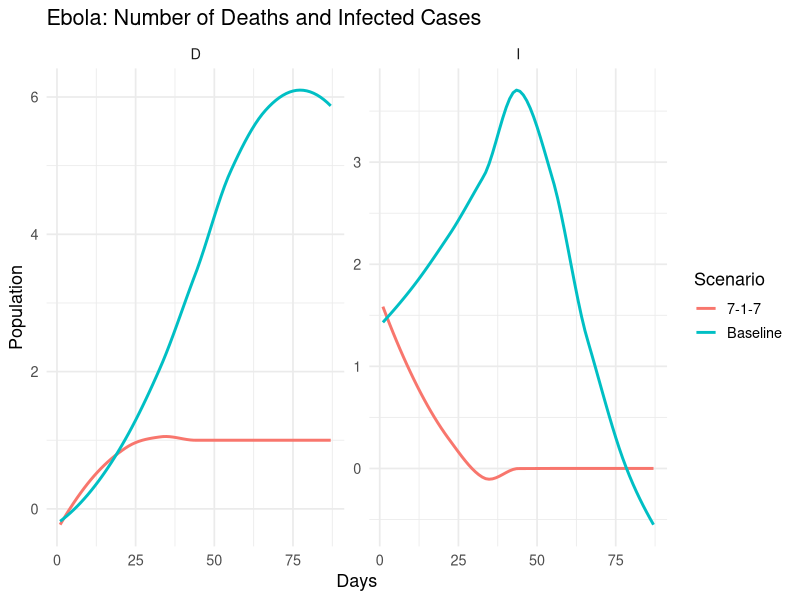
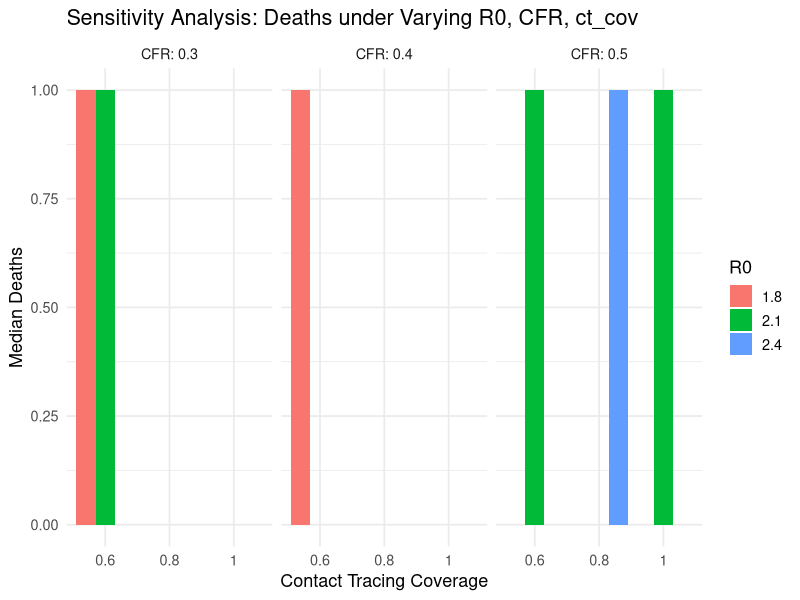
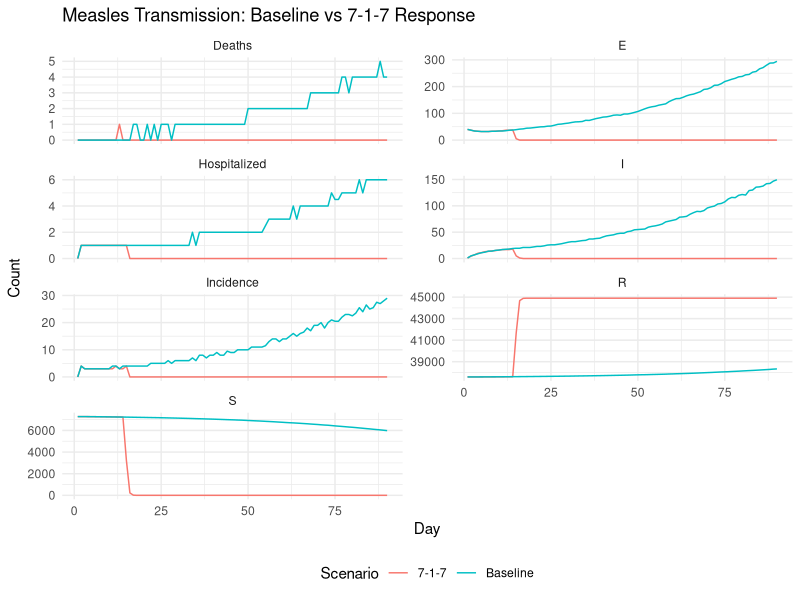

Here is the R script that generated these plots, in order: (Note: this script raises an error after producing the figures.)

## EBOLA MODEL – REVISED VERSION (4th July 2025)

library(ggplot2)
library(dplyr)
library(tidyr)
library(purrr)

### MODEL PARAMETERS ###
N <- 1e6                    #
initial_exp <- 3
index_case <- 1
days <- 87
n_sims <- 100

latent_period <- 10
infectious_period <- 12
R0 <- 2.1                   
hosp_rate <- 0.6
CFR_base <- 0.4

beta_base <- R0 / infectious_period
gamma <- 1 / infectious_period
sigma <- 1 / latent_period

cost_ETU_per_case <- 284.50
cost_trace_per_case <- 42.15

### PARAMETER CHECK ###
stopifnot(
  latent_period > 0,
  infectious_period > 0,
  R0 > 0,
  hosp_rate <= 1,
  CFR_base <= 1
)

### SIMULATION FUNCTION ###
simulate_ebola <- function(detect, notify, respond, ct_cov, sim_id) {
  S <- E <- I <- R <- D <- numeric(days)
  Inc <- Hosp <- Deaths <- numeric(days)
  traced_total <- 0
  
  # Initial states
  S[1] <- N - initial_exp - index_case
  E[1] <- initial_exp
  I[1] <- index_case
  
  for (t in 2:days) {
    t_notify <- detect + notify
    t_response <- t_notify + respond
    
    lambda <- beta_base * I[t - 1] / N
    
    # Transmission
    new_exp <- rbinom(1, S[t - 1], 1 - exp(-lambda))
    new_inf <- rbinom(1, E[t - 1], 1 - exp(-sigma))
    
    # Recoveries and deaths
    new_dea <- rbinom(1, I[t - 1], CFR_base * gamma)
    new_rec <- rbinom(1, I[t - 1] - new_dea, gamma)
    
    # Contact tracing
    traced_E <- if (t >= t_response) rbinom(1, E[t - 1], ct_cov) else 0
    traced_I <- if (t >= t_response) rbinom(1, I[t - 1], ct_cov) else 0
    traced_total <- traced_total + traced_E + traced_I
    
    # Compartment updates
    S[t] <- max(0, S[t - 1] - new_exp)
    E[t] <- max(0, E[t - 1] + new_exp - new_inf - traced_E)
    I[t] <- max(0, I[t - 1] + new_inf - new_dea - new_rec - traced_I)
    R[t] <- R[t - 1] + new_rec
    D[t] <- D[t - 1] + new_dea
    
    # Output metrics
    Inc[t] <- new_inf
    Hosp[t] <- round(new_inf * hosp_rate)
    Deaths[t] <- new_dea
  }
  
  tibble(
    time = 1:days, S, E, I, R, D,
    Incidence = Inc, Hospitalized = Hosp, Deaths,
    traced = traced_total, sim = sim_id
  )
}

### RUN SCENARIOS ###
baseline_data <- map_df(1:n_sims, ~ simulate_ebola(46, 1, 9, 0.2, .x))
interv_data   <- map_df(1:n_sims, ~ simulate_ebola(7, 1, 7, 0.8, .x))

baseline_data$Scenario <- "Baseline"
interv_data$Scenario <- "7-1-7"
combined <- bind_rows(baseline_data, interv_data)

### VISUALIZATION ###
summary_data <- combined %>%
  pivot_longer(c(I,D), names_to = "Compartment", values_to = "Count") %>%
  group_by(time, Scenario, Compartment) %>%
  summarise(
    median = median(Count),
    .groups = "drop"
  )

ggplot(summary_data, aes(time, median, color = Scenario, fill = Scenario)) +
  geom_smooth(se = FALSE, linewidth = 1, method = "loess") +
  facet_wrap(~Compartment, scales = "free_y") +
  labs(
    title = "Ebola: Number of Deaths and Infected Cases",
    x = "Days", y = "Population") +
  theme_minimal(base_size = 13)


### RESULTS SUMMARY ###
calc_summary <- function(df) {
  df %>%
    group_by(sim) %>%
    summarise(
      cumulative_cases = sum(Incidence),
      cumulative_deaths = sum(Deaths),
      hosp = sum(Hospitalized),
      traced = first(traced),
      .groups = "drop"
    ) %>%
    summarise(
      cases_median = median(cumulative_cases),
      deaths_median = median(cumulative_deaths),
      hosp_median = median(hosp),
      cost_trace = median(traced * cost_trace_per_case),
      cost_hosp = median(hosp * cost_ETU_per_case),
      total_cost = cost_trace + cost_hosp
    )
}

sum_base <- calc_summary(baseline_data)
sum_int <- calc_summary(interv_data)

results <- tibble(
  Metric = c("Cases (median)", "Deaths (median)", "Hospitalizations", "Total Cost (USD)"),
  Baseline = c(
    format(round(sum_base$cases_median), big.mark = ","),
    format(round(sum_base$deaths_median), big.mark = ","),
    format(round(sum_base$hosp_median), big.mark = ","),
    paste0("$", format(round(sum_base$total_cost), big.mark = ","))
  ),
  `7-1-7` = c(
    format(round(sum_int$cases_median), big.mark = ","),
    format(round(sum_int$deaths_median), big.mark = ","),
    format(round(sum_int$hosp_median), big.mark = ","),
    paste0("$", format(round(sum_int$total_cost), big.mark = ","))
  ),
  Averted = c(
    format(round(sum_base$cases_median - sum_int$cases_median), big.mark = ","),
    format(round(sum_base$deaths_median - sum_int$deaths_median), big.mark = ","),
    format(round(sum_base$hosp_median - sum_int$hosp_median), big.mark = ","),
    paste0("$", format(round(sum_base$total_cost - sum_int$total_cost), big.mark = ","))
  )
)

print(results)

### DALYs ###
life_expectancy <- 63
avg_age_death_baseline <- 35
avg_age_death_717 <- 35

disability_weight <- 0.133
duration_disability <- 180 / 365

# Deaths
YLL_per_death_baseline <- (life_expectancy - avg_age_death_baseline)
YLL_per_death_717 <- (life_expectancy - avg_age_death_717)

# YLD
YLD_per_case_baseline <- disability_weight * duration_disability
YLD_per_case_717 <- disability_weight * duration_disability

# DALYs
deaths_baseline <- sum_base$deaths_median
cases_baseline <- sum_base$cases_median

deaths_717 <- sum_int$deaths_median
cases_717 <- sum_int$cases_median

DALY_base <- (deaths_baseline * YLL_per_death_baseline) + (cases_baseline * YLD_per_case_baseline)
DALY_717 <- (deaths_717 * YLL_per_death_717) + (cases_717 * YLD_per_case_717)
dalys_averted <- DALY_base - DALY_717

# ICER
cost_diff <- sum_int$total_cost - sum_base$total_cost
cost_per_death_averted <- cost_diff / (deaths_baseline - deaths_717)
ICER <- cost_diff / dalys_averted

# Output
cat("DALYs averted:", round(dalys_averted, 2), "\n")
cat("Cost per death averted (USD):", round(cost_per_death_averted, 2), "\n")
cat("ICER (USD per DALY averted):", round(ICER, 2), "\n")

##### Sensitivity Analysis

run_sensitivity_analysis <- function(
    R0_vals = c(1.8, 2.1, 2.4),
    CFR_vals = c(0.3, 0.4, 0.5),
    ct_cov_vals = c(0.6, 0.8, 1.0),
    sims = 50) {
  results <- expand.grid(R0 = R0_vals, CFR = CFR_vals, ct_cov = ct_cov_vals)
  
  sensitivity_output <- purrr::pmap_dfr(results, function(R0, CFR, ct_cov) {
    beta_test <- R0 / infectious_period
    CFR_test <- CFR
    ct_test <- ct_cov
    
    sim_data <- map_df(1:sims, function(id) {
      simulate_ebola(
        detect = 10, notify = 1, respond = 1,
        ct_cov = ct_test,
        sim_id = id
      ) %>%
        mutate(R0 = R0, CFR = CFR_test, ct_cov = ct_test)
    })
    
    summary <- sim_data %>%
      group_by(sim) %>%
      summarise(
        cases = sum(Incidence),
        deaths = sum(Deaths),
        hosp = sum(Hospitalized),
        traced = first(traced),
        .groups = "drop"
      ) %>%
      summarise(
        median_cases = median(cases),
        median_deaths = median(deaths),
        total_cost = median(traced * cost_trace_per_case + hosp * cost_ETU_per_case)
      )
    
    # DALY estimation for this run
    YLL <- summary$median_deaths * (life_expectancy - avg_age_death_717)
    YLD <- summary$median_cases * disability_weight * duration_disability
    DALYs <- YLL + YLD
    
    tibble(
      R0 = R0,
      CFR = CFR_test,
      ct_cov = ct_test,
      Cases = round(summary$median_cases),
      Deaths = round(summary$median_deaths),
      Total_Cost_USD = round(summary$total_cost),
      DALYs = round(DALYs),
      Cost_per_DALY = round(summary$total_cost / DALYs, 2)
    )
  })
  
  return(sensitivity_output)
}

# Run the sensitivity analysis
sensitivity_results <- run_sensitivity_analysis()

# Print summary
print(sensitivity_results)

# Plot
ggplot(sensitivity_results, aes(x = factor(ct_cov), y = Deaths, fill = factor(R0))) +
  geom_bar(stat = "identity", position = "dodge") +
  facet_wrap(~CFR, labeller = label_both) +
  labs(
    title = "Sensitivity Analysis: Deaths under Varying R0, CFR, ct_cov",
    x = "Contact Tracing Coverage", y = "Median Deaths",
    fill = "R0"
  ) +
  theme_minimal(base_size = 13)

# MEASLES TRANSMISSION MODEL - NAMISINDWA DISTRICT (4th July 2025)

library(tidyverse)
library(ggplot2)

### MODEL PARAMETERS ###

# Demographic parameters
N <- 44905  # Total population (rounded from 44904.9)
routine_cov <- 0.90  # Routine vaccination coverage for MR1
routine_eff <- 0.93  # Routine vaccine efficacy

# Initial conditions
initial_inf <- 1     # Initial infectious cases
initial_exp <- 40   # Initial exposed individuals

# Simulation settings
days <- 90          # 3 months
n_sims <- 100        # Number of stochastic simulations

# Disease parameters
latent_period <- 10  # Average latent period (days)
infectious_period <- 7  # Average infectious period (days)
R0 <- 12            # Basic reproduction number
hosp_rate <- 0.222   # Hospitalization rate (22.2%)
CFR_base <- 0.037    # Case fatality rate (3.7%)

# Derived parameters
beta_base <- R0 / infectious_period
gamma <- 1 / infectious_period
sigma <- 1 / latent_period

# Economic parameters
cost_vacc_per_person <- 10     # Cost per vaccination (USD)
cost_hosp_per_case <- 90.41    # Cost per hospitalization (USD)
cost_vitA <- 23                # Cost per vitamin A supplementation (USD)
cost_trace_per_case <- 15      # Cost per contact tracing case (USD)

### SIMULATION FUNCTION ###
simulate_measles <- function(detect, notify, respond,
                             reactive_cov, reactive_eff,
                             ct_cov, edu_red, nut_red,
                             sim_id) {
  
  # Initialize compartments and outputs
  S <- E <- I <- R <- numeric(days)
  Inc <- Hosp <- Deaths <- numeric(days)
  vaccinated_total <- traced_total <- cumulative_deaths <- 0
  
  # Initial conditions
  R0_init <- round(N * routine_cov * routine_eff)
  S[1] <- N - R0_init - initial_inf - initial_exp
  E[1] <- initial_exp
  I[1] <- initial_inf
  R[1] <- R0_init
  
  # Campaign parameters
  camp_dur <- 10 # Duration of vaccination campaign (days)
  camp_rate <- (N * reactive_cov) / camp_dur  # Daily vaccination rate
  
  # Main simulation loop
  for (t in 2:days) {
    # Calculate intervention timing
    t_notify <- detect + notify
    t_response <- t_notify + respond
    
    ### REACTIVE VACCINATION ###
    vacc_today <- if (t >= t_response && t < t_response + camp_dur)
      min(S[t-1], camp_rate) else 0
    vacc_effect <- round(vacc_today * reactive_eff)
    vaccinated_total <- vaccinated_total + vacc_effect
    
    ### INTERVENTION EFFECTS ###
    # Reduced transmission from education
    beta_t <- if (t >= t_response) beta_base * (1 - edu_red) else beta_base
    
    # Reduced CFR from nutrition (vitamin A)
    cfr_t <- if (t >= t_response) CFR_base * (1 - nut_red) else CFR_base
    
    ### DISEASE DYNAMICS ###
    # Force of infection
    lambda <- beta_t * I[t-1] / N
    
    # State transitions
    new_exp <- rbinom(1, max(0, S[t-1] - vacc_effect), 1 - exp(-lambda))
    new_inf <- rbinom(1, max(0, E[t-1]), sigma)
    new_rec <- rbinom(1, max(0, I[t-1]), gamma)
    
    ### CONTACT TRACING ###
    traced_E <- if (t >= t_response) rbinom(1, E[t-1], ct_cov) else 0
    traced_I <- if (t >= t_response) rbinom(1, I[t-1], ct_cov) else 0
    traced_total <- traced_total + traced_E + traced_I
    
    ### MORTALITY ###
    new_dea <- rbinom(1, max(0, I[t-1] - traced_I - new_rec), cfr_t)
    cumulative_deaths <- cumulative_deaths + new_dea
    
    ### COMPARTMENT UPDATES ###
    S[t] <- max(0, S[t-1] - new_exp - vacc_effect)
    E[t] <- max(0, E[t-1] + new_exp - new_inf - traced_E)
    I[t] <- max(0, I[t-1] + new_inf - new_rec - new_dea - traced_I)
    R[t] <- R[t-1] + new_rec + vacc_effect + traced_E + traced_I
    
    ### OUTPUT METRICS ###
    Inc[t] <- new_inf
    Hosp[t] <- round(new_inf * hosp_rate)
    Deaths[t] <- new_dea
  }
  
  # Return results as tibble
  tibble(time = 1:days, S, E, I, R,
         Incidence = Inc, Hospitalized = Hosp, Deaths,
         traced = traced_total,
         vaccinated = vaccinated_total,
         sim = sim_id)
}

### RUN SCENARIOS ###

# Baseline scenario (no interventions)
baseline_data <- map_df(1:n_sims, ~ simulate_measles(
  detect = 5, notify = 24, respond = 11,
  reactive_cov = 0, reactive_eff = 0,
  ct_cov = 0, edu_red = 0, nut_red = 0,
  sim_id = .x))

# 7-1-7 intervention scenario
interv_data <- map_df(1:n_sims, ~ simulate_measles(
  detect = 7, notify = 1, respond = 7,
  reactive_cov = 0.96, reactive_eff = 0.93,
  ct_cov = 0.8, edu_red = 0.3, nut_red = 0.5,
  sim_id = .x))

# Label scenarios
baseline_data$Scenario <- "Baseline"
interv_data$Scenario <- "7-1-7"
combined <- bind_rows(baseline_data, interv_data)

### VISUALIZATION ###

# Prepare summary data for plotting
summary_data <- combined %>%
  pivot_longer(cols = S:Deaths, names_to = "Compartment", values_to = "Count") %>%
  group_by(time, Scenario, Compartment) %>%
  summarise(
    median = median(Count),
    .groups = "drop"
  )

# Create comparison plot
ggplot(summary_data, aes(time, median, color = Scenario, fill = Scenario)) +
  geom_line() +
  facet_wrap(~Compartment, scales = "free_y", ncol = 2) +
  labs(title = "Measles Transmission: Baseline vs 7-1-7 Response",
       x = "Day", y = "Count") +
  theme_minimal() +
  theme(legend.position = "bottom")

### RESULTS SUMMARY ###

calc_summary <- function(df) {
  df %>%
    group_by(sim) %>%
    summarise(
      cases = unique(Incidence, na.rm = TRUE),
      deaths = unique(Deaths, na.rm = TRUE),
      hosp = unique(Hospitalized, na.rm = TRUE),
      traced = max(traced, na.rm = TRUE),
      vaccinated = max(vaccinated, na.rm = TRUE),
      .groups = "drop"
    ) %>%
    summarise(
      cases_median = median(cases),
      deaths_median = median(deaths),
      hosp_median = median(hosp),
      cost_trace = median(traced * cost_trace_per_case),
      cost_vacc = median(vaccinated * cost_vacc_per_person),
      cost_hosp = median(hosp * cost_hosp_per_case),
      cost_vitA = median(cases * cost_vitA * 0.5), # 50% coverage
      .groups = "drop"
    ) %>%
    mutate(total_cost = cost_trace + cost_vacc + cost_hosp + cost_vitA)
}

# Calculate scenario summaries
sum_base <- calc_summary(baseline_data)
sum_int <- calc_summary(interv_data)

# Create results table
results <- tibble(
  Metric = c("Cases (median)", "Deaths (median)", "Hospitalizations", "Total Cost (USD)"),
  Baseline = c(
    format(sum_base$cases_median, big.mark = ","),
    format(sum_base$deaths_median, big.mark = ","),
    format(sum_base$hosp_median, big.mark = ","),
    paste0("$", format(round(sum_base$total_cost), big.mark = ","))
  ),
  `7-1-7` = c(
    format(sum_int$cases_median, big.mark = ","),
    format(sum_int$deaths_median, big.mark = ","),
    format(sum_int$hosp_median, big.mark = ","),
    paste0("$", format(round(sum_int$total_cost), big.mark = ","))
  ),
  Averted = c(
    format(sum_base$cases_median - sum_int$cases_median, big.mark = ","),
    format(sum_base$deaths_median - sum_int$deaths_median, big.mark = ","),
    format(sum_base$hosp_median - sum_int$hosp_median, big.mark = ","),
    paste0("$", format(round(sum_base$total_cost - sum_int$total_cost), big.mark = ","))
  )
)

# Print formatted results
print(results)

# DALYs aspects

# Parameters
life_expectancy <- 62 # life expectancy among survivors
avg_age_death_baseline <- 3.5 # DHO's office Vs 3.2 (Age at death Measles mortality among under 5s)
avg_age_death_717 <- 62 # Estimated
disability_weight <- 0.1 # DHO's office Vs 0.168 WHO Global Burden of Disease
duration_disability <- 14 / 365 # DHO' office Vs 10/365 WHO Measles Fact Sheet WHO

YLL_per_death_baseline <- life_expectancy - avg_age_death_baseline
YLL_per_death_717 <- life_expectancy - avg_age_death_717

YLD_per_case_baseline <- disability_weight * duration_disability
YLD_per_case_717 <- disability_weight * duration_disability

dalys_per_death_baseline <- YLL_per_death_baseline + YLD_per_case_baseline
dalys_per_death_717 <- YLL_per_death_717 + YLD_per_case_717

dalys_averted <- dalys_per_death_baseline - dalys_per_death_717

# Cost calculations
baseline_cost_ugx <- 340119010 # DHO's office (GOVT, Implementing partners, Donors)
intervention_cost_ugx <- baseline_cost_ugx + 164638500 # Estimated for 7-1-7 interventions
exchange_rate <- 3650
deaths_averted <- 1032  # Computed from the model

baseline_cost_usd <- baseline_cost_ugx / exchange_rate
intervention_cost_usd <- intervention_cost_ugx / exchange_rate


## Sensitivity Analysis of the parameters

# Define the simulation function
simulate_measles <- function(detect = 7, notify = 1, respond = 7,
                             reactive_cov, reactive_eff = 0.6,
                             ct_cov, edu_red = 0.3, nut_red,
                             sim_id, R0_value = 12) {
  latent_period <- 10
  infectious_period <- 7
  population <- 44905
  
  beta_base <- R0_value / infectious_period
  
  # Adjusting R0 based on interventions
  effective_R0 <- R0_value * (1 - reactive_cov * reactive_eff) * (1 - ct_cov) * (1 - edu_red)
  
  # Adjusting case fatality based on nutrition
  case_fatality_rate <- 0.02 * (1 - nut_red)
  
  initial_cases <- 10
  cases <- numeric(100)
  deaths <- numeric(100)
  
  cases[1] <- initial_cases
  deaths[1] <- rbinom(1, cases[1], case_fatality_rate)
  
  for (t in 2:100) {
    new_cases <- rpois(1, lambda = cases[t-1] * effective_R0 / infectious_period)
    cases[t] <- min(new_cases, population - sum(cases))  #
    deaths[t] <- rbinom(1, cases[t], case_fatality_rate)
  }
  
  return(data.frame(
    time = 1:100,
    cases = cases,
    deaths = deaths,
    sim = sim_id,
    R0 = R0_value,
    reactive_cov = reactive_cov,
    nut_red = nut_red,
    ct_cov = ct_cov
  ))
}

# Defining parameter grid
param_grid <- expand.grid(
  R0 = c(8, 12, 16),
  reactive_cov = c(0.3, 0.6, 0.9),
  nut_red = c(0, 0.3, 0.6),
  ct_cov = c(0.3, 0.6, 0.9),
  sim_id = 1:5  # multiple runs per scenario for variability
)

# Running simulations over parameter grid
set.seed(123)
sim_results <- purrr::pmap_dfr(param_grid, function(R0, reactive_cov, nut_red, ct_cov, sim_id) {
  simulate_measles(
    reactive_cov = reactive_cov,
    nut_red = nut_red,
    ct_cov = ct_cov,
    sim_id = sim_id,
    R0_value = R0)
})

# Summarizing results
summary_results <- sim_results %>%
  group_by(R0, reactive_cov, nut_red, ct_cov, sim) %>%
  summarise(
    total_cases = sum(cases),
    total_deaths = sum(deaths),
    .groups = "drop"
  )

# Ploting results
ggplot(summary_results, aes(x = factor(R0), y = total_deaths, fill = factor(nut_red))) +
  geom_boxplot() +
  facet_grid(ct_cov ~ reactive_cov, labeller = label_both) +
  labs(
    x = "Basic Reproduction Number (R0)",
    y = "Total Deaths (3 months)",
    fill = "Nutrition Reduction",
    title = "Measles Sensitivity Analysis"
  ) +
  theme_minimal(base_size = 14)


#### ANTHRAX MODEL WITH ANIMAL COMPONENT # 7th July 2025

library(tidyverse)
library(ggplot2)

# MODEL PARAMETERS
N_human <- 103300
N_animal <- 127157
prop_high_risk <- 0.15

initial_animal_inf <- 1
initial_human_exp <- 0

days <- 90
n_sims <- 500

# Human disease parameters
human_incubation_mean <- 3.5
human_incubation_sd <- 1.2
human_infectious_mean <- 3.1
human_mortality <- 0.01

# Animal disease parameters
animal_incubation_mean <- 2.8
animal_incubation_sd <- 0.8
animal_infectious_dur <- 4
animal_mortality <- 0.18

# Environmental transmission
base_contact_high <- 0.0025
base_contact_low <- 0.001
env_transmission_human <- 1e-8
env_transmission_animal <- 3e-7
pathogen_decay <- 0.02
pathogen_capacity <- 1e6

# Interventions
vaccine_delay <- 6
vaccine_eff <- 0.50
disposal_eff <- 0.10

# Costs
vaccine_cost <- 5000
treat_cost_per_case <- 275000
disposal_cost <- 50000

# SIMULATION FUNCTION #
simulate_anthrax <- function(detect, notify, respond, vacc_cov, disposal_cov, sim_id) {
  t_notify <- detect + notify
  t_response <- t_notify + respond
  
  Sh_high <- Sh_low <- Eh <- Ih <- Rh <- Dh <- numeric(days)
  Sa <- Ea <- Ia <- Ra <- Dead <- numeric(days)
  Pathogen <- numeric(days)
  
  new_human_cases <- human_deaths <- numeric(days)
  new_animal_cases <- animal_deaths <- numeric(days)
  
  vaccinated <- disposed <- 0
  
  Sa[1] <- N_animal - initial_animal_inf
  Ia[1] <- initial_animal_inf
  Sh_high[1] <- round(N_human * prop_high_risk)
  Sh_low[1] <- N_human - Sh_high[1]
  Pathogen[1] <- Ia[1] * 0.5
  
  vacc_effect <- function(t) ifelse(t >= t_response, vacc_cov * vaccine_eff, 0)
  
  for (t in 2:days) {
    vacc <- if (t == t_response) round(Sa[t-1] * vacc_cov * vaccine_eff) else 0
    vaccinated <- vaccinated + vacc
    
    disp <- if (t >= t_response) round(Dead[t-1] * disposal_cov * disposal_eff) else 0
    disposed <- disposed + disp
    
    lambda_animal <- env_transmission_animal * Pathogen[t-1]
    sus_animals <- max(0, Sa[t-1] - vacc)
    effective_infection_prob <- (1 - exp(-lambda_animal)) * (1 - vacc_effect(t))
    effective_infection_prob <- min(max(effective_infection_prob, 0), 1)
    
    new_Ea <- rbinom(1, sus_animals, effective_infection_prob)
    p_incub <- pnorm(1, mean = animal_incubation_mean, sd = animal_incubation_sd)
    new_Ia <- rbinom(1, Ea[t-1], min(max(p_incub, 0), 1))
    
    new_dead <- rbinom(1, Ia[t-1], animal_mortality * (1 - vacc_effect(t)))
    recov_prob <- 1 / animal_infectious_dur
    new_Ra <- rbinom(1, Ia[t-1] - new_dead, recov_prob)
    
    Sa[t] <- max(0, Sa[t-1] - new_Ea - vacc)
    Ea[t] <- max(0, Ea[t-1] + new_Ea - new_Ia)
    Ia[t] <- max(0, Ia[t-1] + new_Ia - new_dead - new_Ra)
    Dead[t] <- max(0, Dead[t-1] + new_dead - disp)
    Ra[t] <- Ra[t-1] + new_Ra
    
    new_animal_cases[t] <- new_Ia
    animal_deaths[t] <- new_dead
    
    Pathogen[t] <- (Pathogen[t-1] + Ia[t-1] * 2 + Dead[t-1] * 2) * (1 - pathogen_decay)
    Pathogen[t] <- Pathogen[t] * pathogen_capacity / (Pathogen[t] + pathogen_capacity)
    
    env_risk <- env_transmission_human * Pathogen[t-1]
    lambda_high <- min(base_contact_high + env_risk, 1)
    lambda_low <- min(base_contact_low + env_risk, 1)
    
    new_Eh_high <- rbinom(1, Sh_high[t-1], 1 - exp(-lambda_high))
    new_Eh_low <- rbinom(1, Sh_low[t-1], 1 - exp(-lambda_low))
    new_Eh <- new_Eh_high + new_Eh_low
    
    p_h_incub <- pnorm(1, mean = human_incubation_mean, sd = human_incubation_sd)
    new_Ih <- rbinom(1, Eh[t-1], min(max(p_h_incub, 0), 1))
    
    new_Dh <- rbinom(1, Ih[t-1], human_mortality)
    new_Rh <- rbinom(1, Ih[t-1] - new_Dh, 1 / human_infectious_mean)
    
    Sh_high[t] <- max(0, Sh_high[t-1] - new_Eh_high)
    Sh_low[t] <- max(0, Sh_low[t-1] - new_Eh_low)
    Eh[t] <- max(0, Eh[t-1] + new_Eh - new_Ih)
    Ih[t] <- max(0, Ih[t-1] + new_Ih - new_Dh - new_Rh)
    Dh[t] <- Dh[t-1] + new_Dh
    Rh[t] <- Rh[t-1] + new_Rh
    
    new_human_cases[t] <- new_Ih
    human_deaths[t] <- new_Dh
  }
  
  tibble(
    time = 1:days,
    Sh = Sh_high + Sh_low, Eh, Ih, Rh, Dh,
    Sa, Ea, Ia, Ra, Dead,
    Pathogen,
    human_cases = new_human_cases,
    human_deaths,
    animal_cases = new_animal_cases,
    animal_deaths = animal_deaths,
    vaccinated = vaccinated,
    disposed = disposed,
    sim = sim_id
  )
}

# RUN SIMULATIONS #
set.seed(123)

baseline_data <- map_df(1:n_sims, ~ simulate_anthrax(
  detect = 9, notify = 7, respond = 11,
  vacc_cov = 0, disposal_cov = 0,
  sim_id = .x
))

interv_data <- map_df(1:n_sims, ~ simulate_anthrax(
  detect = 7, notify = 1, respond = 7,
  vacc_cov = 0.40, disposal_cov = 0.45,
  sim_id = .x
))

baseline_data$Scenario <- "Baseline"
interv_data$Scenario <- "Intervention"
combined <- bind_rows(baseline_data, interv_data)

# SUMMARY DATA FOR PLOTTING #
summary_data <- combined %>%
  pivot_longer(cols = c("human_cases", "human_deaths", "animal_cases", "animal_deaths"),
               names_to = "Compartment", values_to = "Count") %>%
  group_by(time, Scenario, Compartment) %>%
  dplyr::summarise(median = median(Count), .groups = "drop")

# PLOTS #
# Human
ggplot(filter(summary_data, Compartment %in% c("human_cases", "human_deaths")),
       aes(x = time, y = median, color = Scenario, fill = Scenario)) +
  geom_line(linewidth = 1.2) +
  facet_wrap(~Compartment, scales = "free_y",
             labeller = as_labeller(c(human_cases = "New Human Cases", human_deaths = "Human Deaths"))) +
  labs(title = "Impact on Human Anthrax Outcomes", x = "Day", y = "Count") +
  theme_minimal(base_size = 14) +
  scale_color_brewer(palette = "Set1") +
  theme(legend.position = "bottom")

# Animal
ggplot(filter(summary_data, Compartment %in% c("animal_cases", "animal_deaths")),
       aes(x = time, y = median, color = Scenario, fill = Scenario)) +
  geom_line(linewidth = 1.2) +
  facet_wrap(~Compartment, scales = "free_y",
             labeller = as_labeller(c(animal_cases = "New Animal Cases", animal_deaths = "Animal Deaths"))) +
  labs(title = "Impact on Animal Anthrax Outcomes", x = "Day", y = "Count") +
  theme_minimal(base_size = 14) +
  scale_color_brewer(palette = "Set1") +
  theme(legend.position = "bottom")

# ECONOMIC SUMMARY#
calc_summary <- function(df) {
  df %>%
    group_by(sim, Scenario) %>%
    dplyr::summarise(
      human_cases = sum(human_cases),
      human_deaths = sum(human_deaths),
      animal_cases = sum(animal_cases),
      animal_deaths = sum(animal_deaths),
      vaccinated = max(vaccinated),
      disposed = max(disposed),
      .groups = "drop"
    )
}

econ_summary <- bind_rows(calc_summary(baseline_data), calc_summary(interv_data)) %>%
  group_by(Scenario) %>%
  dplyr::summarise(
    mean_human_cases = mean(human_cases),
    mean_human_deaths = mean(human_deaths),
    mean_animal_cases = mean(animal_cases),
    mean_animal_deaths = mean(animal_deaths),
    mean_vaccinated = mean(vaccinated),
    mean_disposed = mean(disposed)
  ) %>%
  mutate(
    vacc_cost = mean_vaccinated * vaccine_cost,
    treat_cost = mean_human_cases * treat_cost_per_case,
    disposal_cost_total = mean_disposed * disposal_cost,
    total_cost = vacc_cost + treat_cost + disposal_cost_total
  )

print(econ_summary)

# DALY CALCULATION  #
calculate_dalys <- function(cases, deaths, disability_days = 14) {
  yll <- deaths * (65 - 52)  # Years of Life Lost
  yld <- cases * 0.33 * (disability_days / 365)  # Years Lived with Disability
  yll + yld
}

# DALYs per simulation
dalys_df <- bind_rows(calc_summary(baseline_data), calc_summary(interv_data)) %>%
  mutate(
    dalys = calculate_dalys(human_cases, human_deaths)) %>%
  group_by(Scenario) %>%
  dplyr::summarise(mean_dalys = mean(dalys))

print(dalys_df)

## Sensitivity Analysis for Anthrax Model

library(reshape2)

# SEIR model with vaccination and carcass disposal
seir_model <- function(time, state, parameters) {
  with(as.list(c(state, parameters)), {
    
    # Adjust beta to reflect vaccination coverage
    effective_beta <- beta * (1 - v_coverage)
    
    dS <- -effective_beta * S * I
    dE <- effective_beta * S * I - sigma * E
    dI <- sigma * E - gamma * I - disposal_rate * I
    dR <- gamma * I
    dD <- disposal_rate * I  # Removed infected carcasses
    
    return(list(c(dS, dE, dI, dR, dD)))
  })
}

# Baseline parameters
parameters <- list(
  beta = 0.5,          # Infection rate (to be derived from R0)
  sigma = 1/5.2,       # Incubation rate (1/latent period)
  gamma = 1/10,        # Recovery rate (1/infectious period)
  v_coverage = 0.5,    # Vaccination coverage (50%)
  disposal_rate = 0.1  # Carcass disposal rate
  )

# Initial state
initial_state <- c(S = 0.99, E = 0.005, I = 0.005, R = 0, D = 0)

# Time points
times <- seq(0, 200, by = 1)

# Sensitivity ranges
r0_values <- seq(1.2, 5, by = 0.4)
vacc_coverage_values <- seq(0, 0.9, by = 0.1)
disposal_values <- seq(0, 0.5, by = 0.05)

# Store results
results <- data.frame()

# Sensitivity loop
for (r0 in r0_values) {
  for (v in vacc_coverage_values) {
    for (d in disposal_values) {
      
      gamma <- parameters$gamma
      beta <- r0 * gamma
      
      params <- c(
        beta = beta,
        sigma = parameters$sigma,
        gamma = gamma,
        v_coverage = v,
        disposal_rate = d)
      
      out <- ode(y = initial_state, times = times, func = seir_model, parms = params)
      out_df <- as.data.frame(out)
      final_infected <- max(out_df$I + out_df$R + out_df$D)
      
      results <- rbind(results, data.frame(
        R0 = r0,
        Vaccination_Coverage = v,
        Disposal_Rate = d,
        Final_Size = final_infected
      ))
    }
  }
}

#Plot 1: Final size vs. R0 for varying vaccination coverage
ggplot(results, aes(x = R0, y = Final_Size, color = factor(Vaccination_Coverage))) +
  geom_line(size = 1) +
  facet_wrap(~ Disposal_Rate, labeller = label_both) +
  labs(title = "Sensitivity to R0, Vaccination and Disposal",
       y = "Final Outbreak Size", color = "Vacc. Coverage") +
  theme_minimal()
